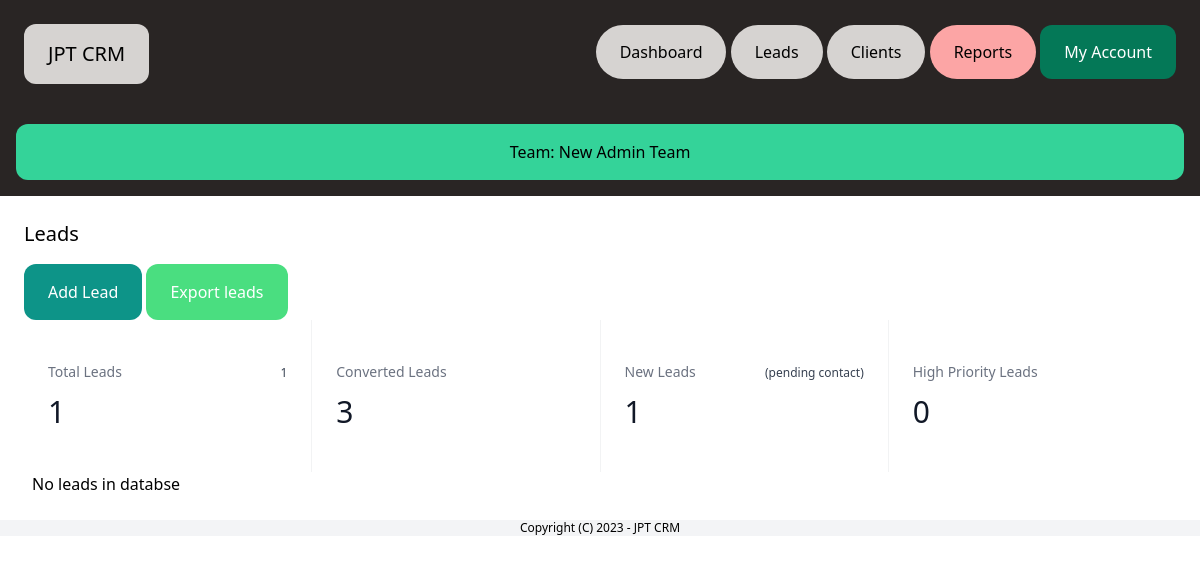
Screenshot of /dashboard/leads/ (signed in) with the database file from the repository.
### team/models.py (models this page shows, shortened)
class Team(models.Model):
    plan = models.ForeignKey(Plan, related_name='teams', blank=True, null=True, on_delete=models.CASCADE)
    name = models.CharField(max_length=100)
    members = models.ManyToManyField(User, related_name='teams')
    created_by = models.ForeignKey(User, related_name='created_teams', on_delete=models.CASCADE)
    created_at = models.DateTimeField(auto_now_add=True)
    converted_leads = models.IntegerField(default=0)

### lead/models.py (models this page shows, shortened)
class Lead(models.Model):
    LOW = 'low'
    MEDIUM = 'medium'
    HIGH = 'high'
    CHOICES_PRIORITY = (
        (LOW, 'Low'),
        (MEDIUM, 'Medium'),
        (HIGH, 'High'),
    )
    NEW = 'new'
    CONTACTED = 'contacted'
    WON = 'won'
    LOST = 'lost'
    CHOICES_STATUS = (
        (NEW, 'New'),
        (CONTACTED, 'Contacted'),
        (WON, 'Won'),
        (LOST, 'Lost'),
    )
    team = models.ForeignKey(Team, related_name='leads', on_delete=models.CASCADE)
    name = models.CharField(max_length=225)
    org_name = models.CharField(max_length=225, default='unknown')
    phone_number = models.CharField(max_length=20, default='unknown')
    email = models.EmailField()
    address = models.CharField(max_length=255, default='unknown')
    description = models.TextField(blank=True, null=True)
    priority = models.CharField(max_length = 10, choices=CHOICES_PRIORITY, default=MEDIUM)
    status = models.CharField(max_length=10, choices=CHOICES_STATUS, default=NEW)
    converted_to_client = models.BooleanField(default=False)
    created_by = models.ForeignKey(User, related_name='leads', on_delete = models.CASCADE)
    created_at = models.DateTimeField(auto_now_add=True)
    modified_at = models.DateTimeField(auto_now=True)
    class Meta:
        ordering = ('name',)

### lead/views.py (the view)
# urls.py: path('', views.LeadListView.as_view(), name ='list'),
class LeadListView(LoginRequiredMixin, ListView):
    model = Lead
    def get_queryset(self):
        queryset = super(LeadListView, self).get_queryset()
        queryset = queryset.filter(created_by=self.request.user, converted_to_client=False)
        return queryset
    def get_context_data(self, **kwargs):
        context = super().get_context_data(**kwargs)
        active_team = self.request.user.userprofile.active_team
        context['uncontacted_leads_count'] = Lead.objects.filter(team=active_team, status='new').count()
        context['high_priority_leads_count'] = Lead.objects.filter(team=active_team, priority='high').count()
        return context

### team/context_processors.py (called while the page is built)
def active_team(request):
    if request.user.is_authenticated:
        if request.user.userprofile.active_team:
            active_team = request.user.userprofile.active_team
        else:
            active_team = Team.objects.filter(created_by=request.user)[0]
    else:
        active_team = None
    return {'active_team': active_team}

### lead/templates/lead/lead_list.html (shortened to what this page needs)
{% extends 'core/base.html' %}
{% block content %}
    <div class = "py-6 px-6">
        <h1 class ="mb-4 text-xl">Leads</h1>
        <a href="{% url 'leads:add' %}" class="inline-block py-4 px-6 bg-teal-600 rounded-xl text-white">Add Lead</a>
        <a href="{% url 'leads:export' %}" class="inline-block py-4 px-6 rounded-xl bg-green-400 text-white">Export leads</a>
        <dl class="mx-auto grid grid-cols-1 gap-px bg-gray-900/5 sm:grid-cols-2 lg:grid-cols-4">
            <div class="flex flex-wrap items-baseline justify-between gap-x-4 gap-y-2 bg-white px-4 py-10 sm:px-6 xl:px-8">
              <dt class="text-sm font-medium leading-6 text-gray-500">Total Leads</dt>
              <dd class="text-xs font-medium text-gray-700">{{ active_team.leads.all|length }}</dd>
              <dd class="w-full flex-none text-3xl font-medium leading-10 tracking-tight text-gray-900">{{ active_team.leads.all|length }}</dd>
            </div>
            <div class="flex flex-wrap items-baseline justify-between gap-x-4 gap-y-2 bg-white px-4 py-10 sm:px-6 xl:px-8">
              <dt class="text-sm font-medium leading-6 text-gray-500">Converted Leads</dt>
              <dd class="w-full flex-none text-3xl font-medium leading-10 tracking-tight text-gray-900">{{ active_team.converted_leads }}</dd>
            </div>
            <div class="flex flex-wrap items-baseline justify-between gap-x-4 gap-y-2 bg-white px-4 py-10 sm:px-6 xl:px-8">
              <dt class="text-sm font-medium leading-6 text-gray-500">New Leads</dt>
              <dd class="text-xs font-medium text-gray-700">(pending contact)</dd>
              <dd class="w-full flex-none text-3xl font-medium leading-10 tracking-tight text-gray-900">{{ uncontacted_leads_count }}</dd>
            </div>
            <div class="flex flex-wrap items-baseline justify-between gap-x-4 gap-y-2 bg-white px-4 py-10 sm:px-6 xl:px-8">
              <dt class="text-sm font-medium leading-6 text-gray-500">High Priority Leads</dt>
              <dd class="w-full flex-none text-3xl font-medium leading-10 tracking-tight text-gray-900">{{ high_priority_leads_count }}</dd>
            </div>
          </dl>
    {% if object_list %}
        <div class="mt-6 flex justify-between">
            <p class="py-4 px-2 bg-orange-200 font-semibold w-full">Name</p>
            <p class="py-4 px-2 bg-orange-200 font-semibold w-full">Priority</p>
            <p class="py-4 px-2 bg-orange-200 font-semibold w-full">Status</p>
        </div>
        {% for lead in object_list %}
            <div class="flex justify-between">
                <p class="py-2 px-2 w-full {% cycle 'bg-gray-100' '' %}">
                    <a href="{%url 'leads:detail' lead.id %}">{{ lead.name }}</a>
                </p>
                <p class="py-2 px-2 w-full {% cycle 'bg-gray-100' '' %}">{{ lead.get_priority_display }}</p>
                <p class="py-2 px-2 w-full {% cycle 'bg-gray-100' '' %}">{{ lead.get_status_display }}</p>
            </div>
        {% endfor %}
    {% else %}
        <p class="px-2">No leads in databse</p>
    {% endif %}
    </div>
{% endblock %}

### core/templates/core/base.html (shortened to what this page needs)
{% load static %}
<!doctype html>
<html>
    <head>
        <link rel="stylesheet" href="{% static 'main.min.css' %}">
    </head>
    <body>
        {% include 'core/partials/nav.html' %}
                {% if request.user.is_authenticated %}
                <div class="p-4 text-center bg-stone-800">
                        <a href="{% url 'team:detail' active_team.id %}" class="block py-4 px-6 bg-emerald-400 text-black rounded-xl">Team: {{ active_team.name }}</a>
                </div>
                {% endif %}
        {% block content %}
        {% endblock %}
        {% include 'core/partials/footer.html' %}
    </body>
</html>

### rows the page displays
Team: name "New Admin Team", leads.all|length "1", converted_leads "3"

### other values shown
{{ uncontacted_leads_count }} "1"
{{ high_priority_leads_count }} "0"
